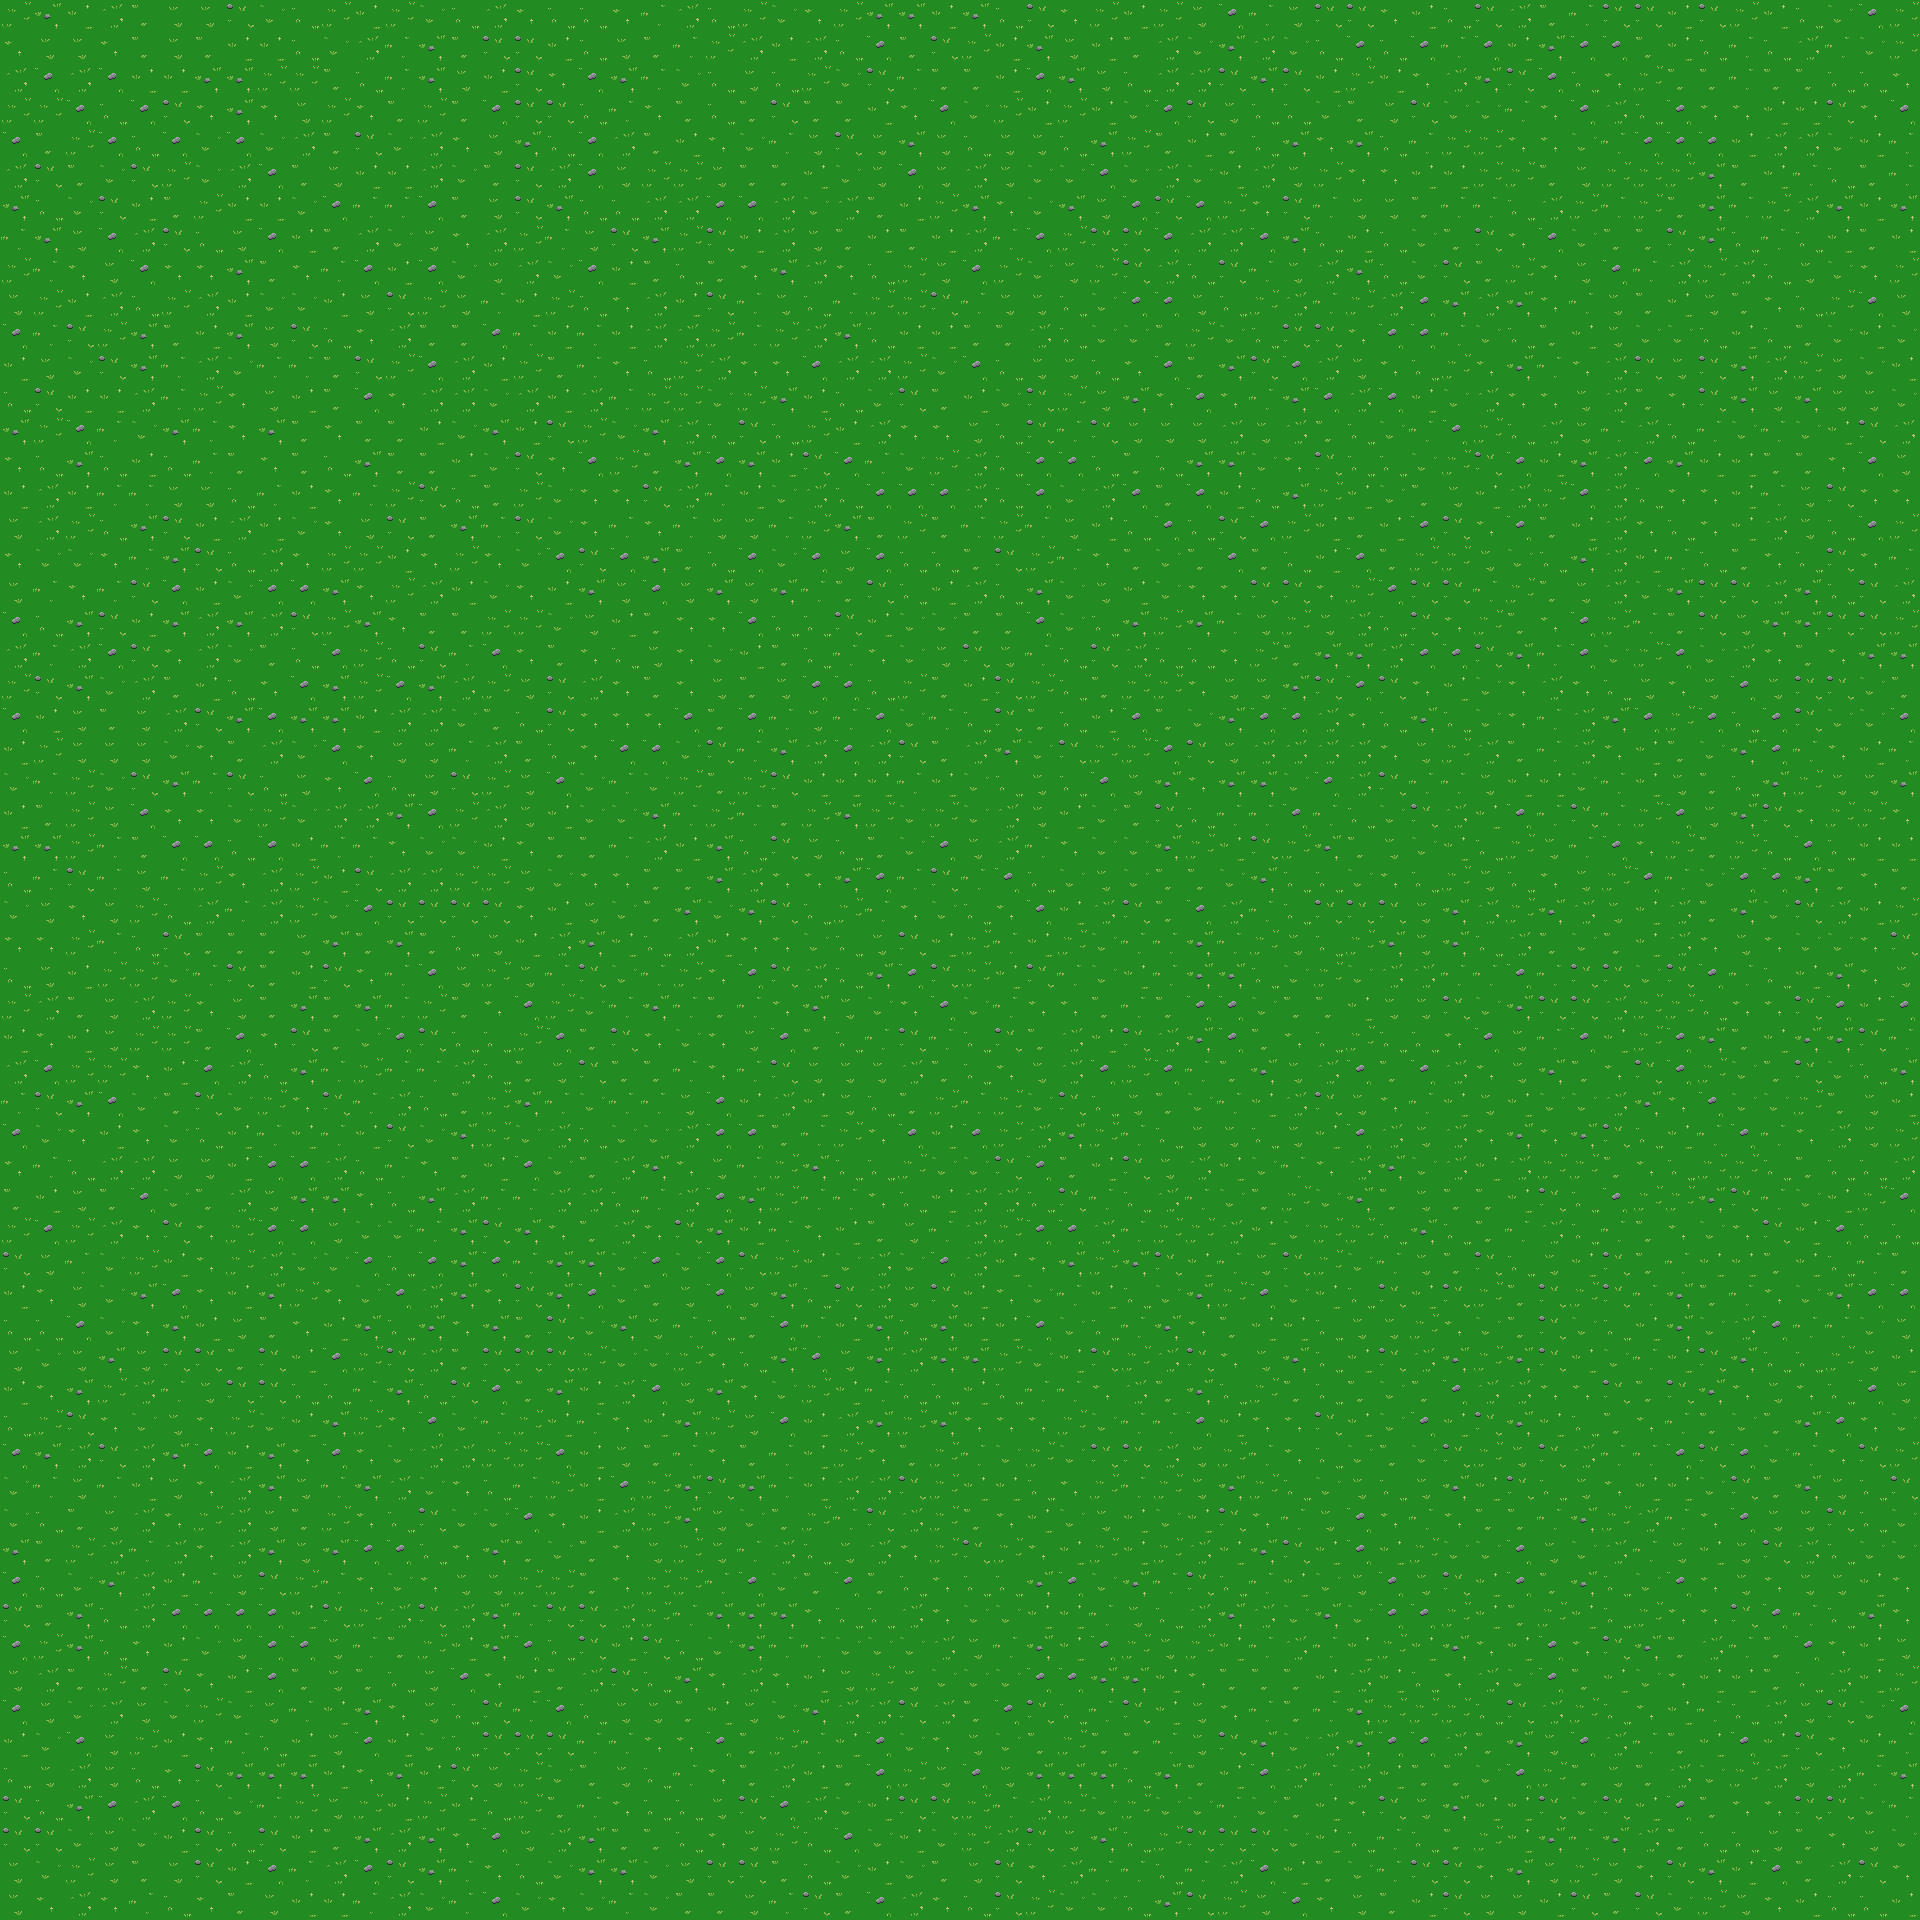

A 2D game scene composited from a Tiled map and its tileset images. What follows is a short description and the map's XML, with each tile layer's data collapsed to a summary:
An orthogonal 60x60 tile map with 32x32 px tiles, 1 tile layer (Ground), 3 tilesets.

<map version="1.9" tiledversion="1.9.2" orientation="orthogonal" renderorder="right-down" width="60" height="60" tilewidth="32" tileheight="32" infinite="0" nextlayerid="3" nextobjectid="18">
 <tileset firstgid="1" source="earth.tsx" />
 <tileset firstgid="1" source="stone.tsx" />
 <tileset firstgid="2" source="earth.tsx" />
 <layer id="1" name="Ground" width="60" height="60">
  <data>[3600 cells, 3600 non-empty, 12 distinct tile ids]</data>
 </layer>
</map>
